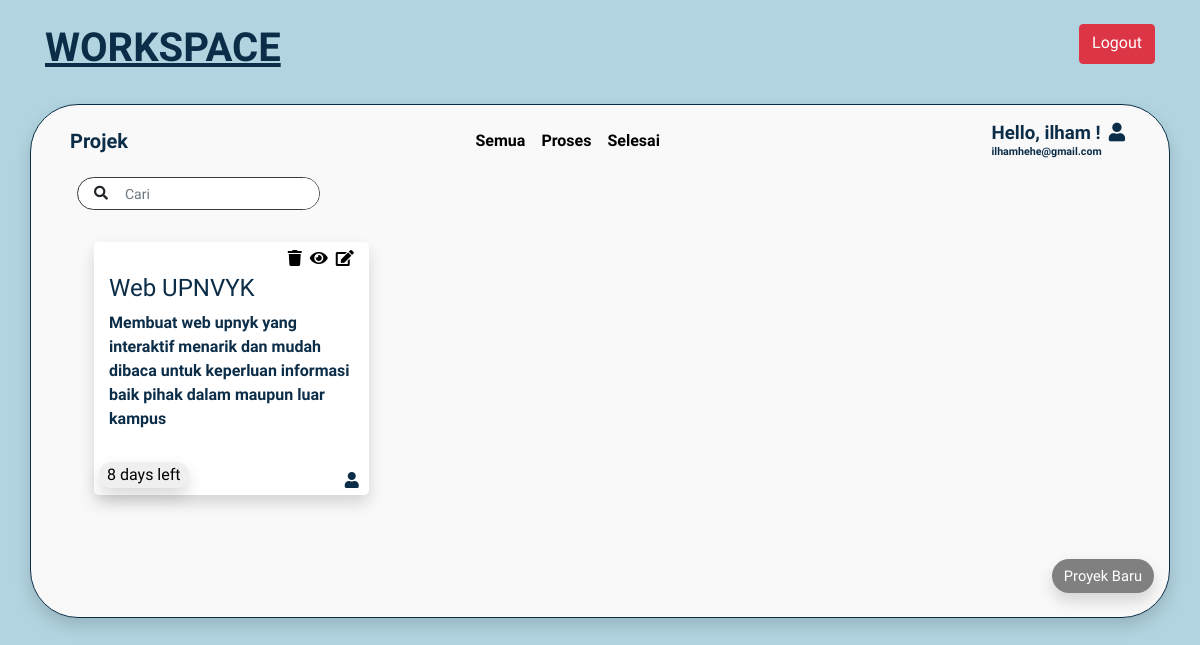
/view/dashboard.php (signed in), run on the app's committed database.
### tables this page shows
CREATE TABLE `data_project` (
  `id_project` int(11) NOT NULL,
  `title` varchar(100) NOT NULL,
  `description` text NOT NULL,
  `deadline` date NOT NULL,
  `status` varchar(100) NOT NULL,
  `file` varchar(100) NOT NULL,
  `id_user` int(11) NOT NULL
);

### view/dashboard.php (the view, shortened to what this page needs)
<!DOCTYPE html>
<html lang="en">
<head>
    <link rel="stylesheet" href="../assets/bootstrap/css/bootstrap.min.css">
    <link rel="stylesheet" href="../assets/css/new_project.css">
    <link rel="stylesheet" href="https://use.fontawesome.com/releases/v5.7.0/css/all.css">
</head>
<body>
    <div class="container mt-4" style="display: flex; justify-content: space-between;">
        <h1 id="workspace_font">WORKSPACE</h1>
        <a class="btn btn-danger" href="../config/action-logout.php" style="height: 40px;">Logout</a>
    </div>
    <div class="container mt-4 pb-4 mb-3 shadow" id="kotak">
        <nav class="navbar navbar-expand-lg mt-2 mx-2">
            <a class="navbar-brand">Projek</a>
            <div class="collapse navbar-collapse" id="navbarNavAltMarkup">
                <div class="navbar-nav mx-auto">
                    <a id="lihat_semua" class="nav-item nav-link active" href="#">Semua <span class="sr-only">(current)</span></a>
                    <a id="lihat_proses" class="nav-item nav-link" href="#">Proses</a>
                    <a id="lihat_selesai" class="nav-item nav-link" href="#">Selesai</a>
                </div>
                <div>
                    <h5 class="hello">Hello, <?php
                                echo $_SESSION['nama'];
                                ?> !<i class="fas fa-user ml-2"></i></h5>
                    <p class="email"><?= $_SESSION['alamat_email'] ?></p>
                </div>
            </div>
        </nav>
        <div class="row mt-2 mx-2">
            <div class="col-md-3 mx-2">
                <div class="input-group bg-white input-group-sm rounded-pill border border-dark">
                    <div class="button input-group-append">
                        <button class="btn ml-2 " type="submit">
                            <i class="fas fa-search"></i>
                        </button>
                    </div>
                    <input id="keyword" class="cari form-control rounded-pill" type="search" placeholder="Cari" aria-label="Search">
                </div>
            </div>
        </div>
        <div class="row mt-3 mb-5 ml-4" id="lihat_project">
            <?php
            require_once("../config/koneksi.php");
            $id = $_SESSION['id_user'];
            $cek_data_query = "SELECT * FROM data_project WHERE id_user='$id' ORDER BY `data_project`.`deadline` DESC";
            $data = mysqli_query($conn, $cek_data_query) or die(mysqli_error($conn));
            while ($result = mysqli_fetch_assoc($data)) {
            ?>
                <div class="col-md-3 rounded-lg mx-4 pb-5 pt-2 my-3 shadow bg-white" id="kotak_kecil">
                    <a href="edit_project.php?id_project=<?= $result['id_project'] ?>"><i class="fas fa-edit  float-right"></i></a>
                    <a href="lihat_project.php?id_project=<?= $result['id_project'] ?>"><i class="fas fa-eye  float-right mr-2"></i></a>
                    <a href="../config/hapus_project.php?id_project=<?= $result['id_project'] ?>"><i class="fas fa-trash float-right mr-2"></i></a>
                    <br>
                    <h4><?= $result['title'] ?></h4>
                    <p><?= $result['description'] ?></p>
                        <?php
                        $deadline = new DateTime($result["deadline"]);
                        $time_now = new DateTime();
                        if ($deadline > $time_now) {
                            $time_difference = $deadline->diff($time_now)->format("%a" . " days left");
                        ?>
                            <button class="deadline rounded-pill px-2 shadow"
                            style="position: absolute; bottom: 7px; left: 5px;">
                            <?= $time_difference ?></button>
                        <?php
                        }
                        ?>
                    <i class="fas fa-user"  style="position: absolute; bottom: 7px; right: 10px;"></i>
                </div>
            <?php } ?>
        </div>
        <div class="d-flex align-items-end flex-column">
            <a href="new_project.php"><button class="btn btn-primary shadow" id="tombol" type="button">Proyek Baru</button></a>
        </div>
    </div>
</body>
</html>

### assets/css/new_project.css (style rules this page uses)
a { color: #000000; }
body { font-family: Quicksand, heltevica; font-weight: 900; background-color: #B1D4E0; color: #0C2D48; }
#navbar h3, h6, h5 { font-family: Quicksand, heltevica; font-weight: 600; }
.cari { border: none; }
.deadline { border: 0; pointer-events: none; }
#kotak { background-color: #F9F9F9; border-color: #0C2D48; border: solid 1px; border-radius: 3em; }
#kotak_kecil { position: relative; }
#tombol { background-color: gray; font-family: Quicksand, 'Courier New', Courier, 'Arial Narrow'; font-size: 11pt; border-radius: 3em; border: none; }
#workspace_font { font-family: Quicksand, heltevica; font-weight: bolder; text-decoration: underline; }
.hello { margin: 0 5px 0 0; font-size: 14pt; }
.email { margin: 0 0 0 0; font-size: 8pt; }

### data on the page
data_project: title "Web UPNVYK", description "Membuat web upnyk yang interaktif menarik dan mudah dibaca untuk keperluan informasi baik pihak dalam maupun luar kampus"

### other printed values
$_SESSION['nama'] "ilham"
$_SESSION['alamat_email'] "ilhamhehe@gmail.com"
